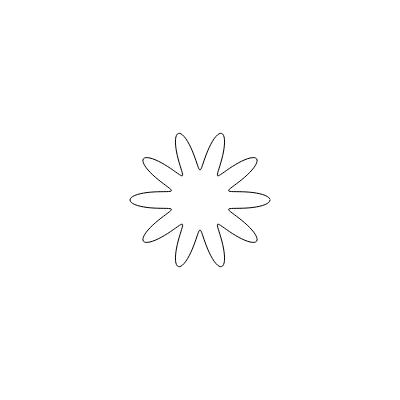
Frame 1 (no input)
Frame 60 (no input): identical to frame 1, image omitted
Frame 120 (the mouse pressed at the canvas centre since frame 60): identical to frame 1, image omitted

The p5.js sketch that drew this single still picture (run headless with seeded random() and noise() and a simulated clock; from frame 60 on, the mouse is pressed at the canvas centre):

// p5.js sketch
// ── sketch.js
function setup() {
  createCanvas(400, 400);
}

function draw() {
  background(255);
  noFill();
  stroke("black");
  beginShape();
  for (let angle = 0; angle < 360; angle += 1) {
    const radius = 50 + cos(Math.PI * 20 / 360 * angle) * 20;
    const rad = Math.PI / 180 * angle;
    const x = radius * Math.cos(rad);
    const y = radius * Math.sin(rad);
    vertex(x + 200, y + 200);
  }
  endShape();
}
